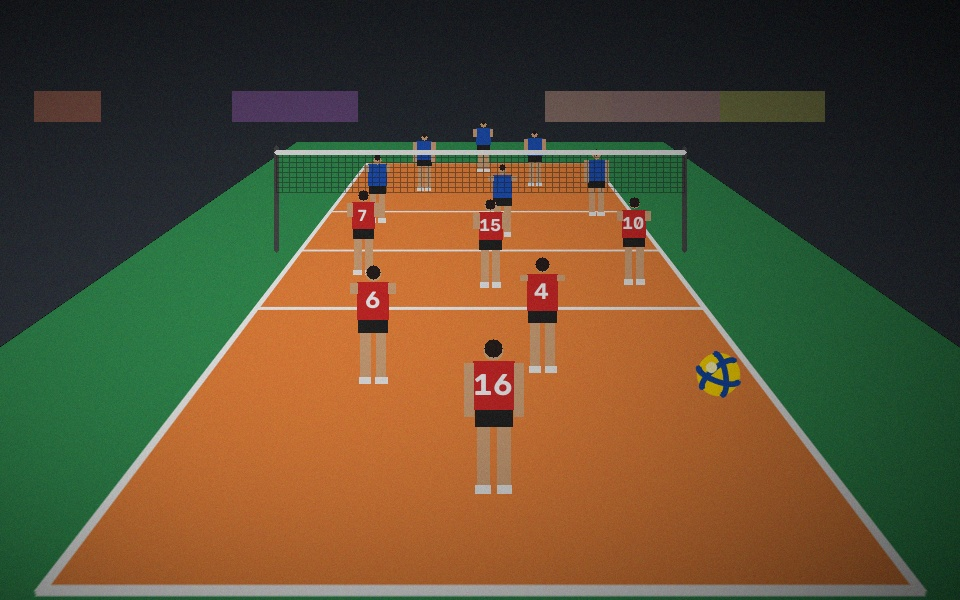
#> input picture data/samples/cancha_sintetica.jpg, 960 x 600 px
$ python -i segmentacion.py   (imports and definitions only)
#> lines starting #> are read from the running program, lines starting #| are printed output that depends on the picture; after the words box and inside, x2 and y2 are one past the last pixel; in counts of white or black regions, pixels touching at a corner belong together
### volleyvision/core/morfologia.py
r"""Morfología matemática.

Opera sobre la **forma** de los objetos en una imagen binaria (o de grises)
usando un elemento estructurante :math:`B` (rectángulo, elipse o cruz).

* **Erosión**: :math:`A \ominus B = \{z \mid B_z \subseteq A\}`. En grises es el
  mínimo del vecindario. Adelgaza objetos y elimina puntos aislados.
* **Dilatación**: :math:`A \oplus B = \{z \mid (\hat B)_z \cap A \neq \emptyset\}`.
  En grises es el máximo del vecindario. Engrosa objetos y rellena huecos.
* **Apertura**: :math:`A \circ B = (A \ominus B) \oplus B`. Elimina objetos más
  pequeños que B (ruido) conservando el tamaño de los grandes.
* **Cierre**: :math:`A \bullet B = (A \oplus B) \ominus B`. Rellena huecos y une
  fragmentos cercanos (p. ej. las franjas del balón).
* **Gradiente morfológico**: :math:`(A \oplus B) - (A \ominus B)`; da el contorno.
* **Top-hat**: :math:`A - (A \circ B)`; resalta detalles claros pequeños (líneas).

Erosión y dilatación son **duales**: :math:`(A \ominus B)^c = A^c \oplus \hat B`.
"""

from __future__ import annotations

import cv2
import numpy as np
from numpy.lib.stride_tricks import sliding_window_view

FORMAS = {"Rectángulo": cv2.MORPH_RECT, "Elipse": cv2.MORPH_ELLIPSE, "Cruz": cv2.MORPH_CROSS}
OPERACIONES = ("Erosión", "Dilatación", "Apertura", "Cierre", "Gradiente", "Top-hat", "Black-hat")


def elemento_estructurante(forma: str = "Elipse", tam: int = 5) -> np.ndarray:
    """Crea el elemento estructurante (``cv2.getStructuringElement``) de tamaño ``tam``×``tam``."""
    tam = max(1, int(tam))
    return cv2.getStructuringElement(FORMAS[forma], (tam, tam))


def erosion(img: np.ndarray, ee: np.ndarray, iteraciones: int = 1) -> np.ndarray:
    return cv2.erode(img, ee, iterations=int(iteraciones))


def dilatacion(img: np.ndarray, ee: np.ndarray, iteraciones: int = 1) -> np.ndarray:
    return cv2.dilate(img, ee, iterations=int(iteraciones))


def apertura(img: np.ndarray, ee: np.ndarray, iteraciones: int = 1) -> np.ndarray:
    return cv2.morphologyEx(img, cv2.MORPH_OPEN, ee, iterations=int(iteraciones))


def cierre(img: np.ndarray, ee: np.ndarray, iteraciones: int = 1) -> np.ndarray:
    return cv2.morphologyEx(img, cv2.MORPH_CLOSE, ee, iterations=int(iteraciones))


def gradiente(img: np.ndarray, ee: np.ndarray) -> np.ndarray:
    return cv2.morphologyEx(img, cv2.MORPH_GRADIENT, ee)


# [39 lines left out: functions aplicar, _vecindarios, erosion_manual, dilatacion_manual, not called in this run]


# --------------------------------------------------------------------------
# Limpieza de máscaras
# --------------------------------------------------------------------------
def eliminar_regiones_pequenas(mascara: np.ndarray, area_min: int) -> np.ndarray:
    """Quita las componentes conexas con menos de ``area_min`` píxeles."""
    n, etiquetas, stats, _ = cv2.connectedComponentsWithStats((mascara > 0).astype(np.uint8), connectivity=8)
    conservar = np.zeros(n, bool)
    conservar[1:] = stats[1:, cv2.CC_STAT_AREA] >= area_min
    return np.where(conservar[etiquetas], 255, 0).astype(np.uint8)


# [8 lines left out: function rellenar_huecos, not called in this run]


def limpiar_mascara(mascara: np.ndarray, tam_apertura: int = 3, tam_cierre: int = 7,
                    forma: str = "Elipse", area_min: int = 0, rellenar: bool = False) -> np.ndarray:
    """Limpieza estándar: apertura (quita ruido) → cierre (une fragmentos) → filtros opcionales."""
    m = (mascara > 0).astype(np.uint8) * 255
    if tam_apertura > 1:
        m = apertura(m, elemento_estructurante(forma, tam_apertura))
    if tam_cierre > 1:
        m = cierre(m, elemento_estructurante(forma, tam_cierre))
    if rellenar:
        m = rellenar_huecos(m)
    if area_min > 0:
        m = eliminar_regiones_pequenas(m, area_min)
    return m


def contar_componentes(mascara: np.ndarray) -> int:
    """Número de componentes conexas (sin contar el fondo)."""
    return cv2.connectedComponents((mascara > 0).astype(np.uint8), connectivity=8)[0] - 1

### volleyvision/core/segmentacion.py
r"""Segmentación clásica: contornos, watershed y k-means.

Segmentar es dividir la imagen en regiones con significado (jugadores, balón,
cancha). Aquí están los métodos clásicos. Los basados en transformers
(SegFormer, SAM) están en :mod:`volleyvision.core.transformers_models` y se
comparan con estos en la UI.

Contornos
---------
``cv2.findContours`` (algoritmo de Suzuki–Abe) recorre la frontera de cada
componente conexa de una máscara binaria y la devuelve como una lista de puntos.

Watershed con transformada de distancia
---------------------------------------
Cuando dos jugadores se tocan, su máscara forma una sola mancha. La
**transformada de distancia** :math:`D(p) = \min_{q \notin A} \lVert p - q \rVert`
tiene un máximo en el centro de cada cuerpo; esos máximos son los *marcadores*.
Watershed trata la imagen como un relieve topográfico y "inunda" desde los
marcadores; donde se encuentran dos cuencas se trazan las fronteras (−1).

K-means en color
----------------
Agrupa los píxeles en :math:`k` colores minimizando

.. math::

    J = \sum_{j=1}^{k} \sum_{x_i \in C_j} \lVert x_i - \mu_j \rVert^2

alternando asignación al centro más cercano y recálculo de centros (Lloyd).
En Lab, la distancia euclidiana se parece más a la diferencia de color
percibida que en RGB. En una toma de voleibol los grupos más grandes son el
fondo (cancha, zona libre, gradas) y los pequeños son los jugadores y el balón.
"""

from __future__ import annotations

import cv2
import numpy as np

from volleyvision.core import morfologia as mo

ESPACIOS_KMEANS = {"Lab": (cv2.COLOR_BGR2LAB, cv2.COLOR_LAB2BGR), "HSV": (cv2.COLOR_BGR2HSV, cv2.COLOR_HSV2BGR),
                   "BGR": (None, None)}


# --------------------------------------------------------------------------
# Contornos
# --------------------------------------------------------------------------
def encontrar_contornos(mascara: np.ndarray, area_min: float = 0, solo_externos: bool = True) -> list[np.ndarray]:
    """Contornos de una máscara binaria con área ≥ ``area_min``, de mayor a menor."""
    modo = cv2.RETR_EXTERNAL if solo_externos else cv2.RETR_LIST
    contornos, _ = cv2.findContours((mascara > 0).astype(np.uint8), modo, cv2.CHAIN_APPROX_SIMPLE)
    contornos = [c for c in contornos if cv2.contourArea(c) >= area_min]
    return sorted(contornos, key=cv2.contourArea, reverse=True)


# [9 lines left out: function dibujar_contornos, not called in this run]


def etiquetas_desde_contornos(forma, contornos) -> np.ndarray:
    """Imagen de etiquetas (1..N) rellenando cada contorno."""
    etiquetas = np.zeros(forma[:2], np.int32)
    for i, c in enumerate(contornos, start=1):
        cv2.drawContours(etiquetas, [c], -1, i, -1)
    return etiquetas


# --------------------------------------------------------------------------
# Watershed
# --------------------------------------------------------------------------
# [34 lines left out: function watershed_distancia, not called in this run]


# --------------------------------------------------------------------------
# K-means
# --------------------------------------------------------------------------
def kmeans_color(img: np.ndarray, k: int = 6, espacio: str = "Lab", intentos: int = 3,
                 max_lado: int = 320, semilla: int = 0) -> dict:
    """Cuantiza la imagen en ``k`` colores con ``cv2.kmeans``.

    El entrenamiento se hace sobre una versión reducida (``max_lado``) para que sea
    rápido en CPU; luego cada píxel de la imagen completa se asigna al centro más cercano.

    Returns:
        ``etiquetas`` (H×W), ``centros_bgr`` (k×3), ``cuantizada`` (imagen) y
        ``proporciones`` (fracción del área de cada grupo).
    """
    ida, vuelta = ESPACIOS_KMEANS[espacio]
    conv = cv2.cvtColor(img, ida) if ida is not None else img
    h, w = img.shape[:2]
    esc = min(1.0, max_lado / max(h, w))
    peq = cv2.resize(conv, (max(1, int(w * esc)), max(1, int(h * esc))), interpolation=cv2.INTER_AREA)
    datos = peq.reshape(-1, 3).astype(np.float32)
    cv2.setRNGSeed(semilla)
    criterio = (cv2.TERM_CRITERIA_EPS + cv2.TERM_CRITERIA_MAX_ITER, 30, 0.5)
    _, _, centros = cv2.kmeans(datos, int(k), None, criterio, int(intentos), cv2.KMEANS_PP_CENTERS)
    todos = conv.reshape(-1, 3).astype(np.float32)
    d = ((todos[:, None, :] - centros[None, :, :]) ** 2).sum(-1)
    etiquetas = d.argmin(1).reshape(h, w)
    centros_u8 = np.clip(centros, 0, 255).astype(np.uint8)
    centros_bgr = cv2.cvtColor(centros_u8[None], vuelta)[0] if vuelta is not None else centros_u8
    cuantizada = centros_bgr[etiquetas]
    proporciones = np.bincount(etiquetas.ravel(), minlength=int(k)) / etiquetas.size
    return {"etiquetas": etiquetas, "centros_bgr": centros_bgr, "cuantizada": cuantizada,
            "proporciones": proporciones}


def mascara_primer_plano_kmeans(img: np.ndarray, k: int = 4, frac_fondo: float = 0.08,
                                peso_luminancia: float = 0.5) -> tuple[np.ndarray, dict]:
    """Sustracción de fondo por modelo de color.

    1. k-means en Lab encuentra los colores dominantes; los grupos con al menos
       ``frac_fondo`` del área se toman como **fondo** (piso, zona libre, gradas).
    2. Para cada píxel se calcula la distancia de color al centro de fondo más
       cercano, dando menos peso a L (``peso_luminancia``) para tolerar sombras.
    3. Otsu sobre ese mapa de distancias separa fondo y primer plano.

    Returns:
        (máscara de primer plano, dict de k-means + ``distancia`` uint8 + ``T_otsu``).
    """
    km = kmeans_color(img, k, "Lab")
    lab = cv2.cvtColor(img, cv2.COLOR_BGR2LAB).astype(np.float32)
    centros_lab = cv2.cvtColor(km["centros_bgr"][None], cv2.COLOR_BGR2LAB)[0].astype(np.float32)
    fondo = centros_lab[km["proporciones"] >= frac_fondo]
    if len(fondo) == 0:
        fondo = centros_lab[[int(np.argmax(km["proporciones"]))]]
    w = np.array([peso_luminancia, 1.0, 1.0], np.float32)
    d = np.sqrt((((lab[:, :, None, :] - fondo[None, None]) * w) ** 2).sum(-1)).min(-1)
    d8 = np.clip(d * 2, 0, 255).astype(np.uint8)
    T, mascara = cv2.threshold(d8, 0, 255, cv2.THRESH_BINARY + cv2.THRESH_OTSU)
    km.update({"distancia": d8, "T_otsu": int(T), "es_fondo": km["proporciones"] >= frac_fondo})
    return mascara, km


def mascara_lineas_blancas(img: np.ndarray, s_max: int = 70, v_min: int = 150) -> np.ndarray:
    """Píxeles blancos (poca saturación, mucho brillo): líneas de la cancha y red.

    Los umbrales son algo holgados porque la compresión JPG y el filtro bilateral tiñen las líneas con el
    naranja del piso; si una línea queda en la máscara, el cierre vertical la une a los jugadores.
    """
    hsv = cv2.cvtColor(img, cv2.COLOR_BGR2HSV)
    return ((hsv[..., 1] <= s_max) & (hsv[..., 2] >= v_min)).astype(np.uint8) * 255


# --------------------------------------------------------------------------
# Jugadores (pipeline clásico)
# --------------------------------------------------------------------------
def segmentar_jugadores_clasico(img: np.ndarray, k: int = 6, frac_fondo: float = 0.08,
                                tam_apertura: int = 3, tam_cierre: int = 9, area_min: int = 150,
                                relacion_min: float = 1.3, usar_watershed: bool = False,
                                quitar_lineas: bool = True,
                                mascara_excluir: np.ndarray | None = None) -> dict:
    """Detecta jugadores sin aprendizaje:
    modelo de fondo con k-means + Otsu → quitar líneas blancas → morfología →
    (watershed) → contornos.

    Se conservan las regiones "altas" (alto/ancho ≥ ``relacion_min``), como una persona de pie.

    Args:
        mascara_excluir: píxeles a descartar (p. ej. la máscara del balón).

    Returns:
        ``mascara`` limpia, ``mascara_cruda``, ``regiones`` (lista con ``caja``,
        ``contorno``, ``area``) y ``kmeans``.
    """
    cruda, km = mascara_primer_plano_kmeans(img, k, frac_fondo)
    if quitar_lineas:
        cruda[mascara_lineas_blancas(img) > 0] = 0
    if mascara_excluir is not None:
        cruda[mascara_excluir > 0] = 0
    # Apertura: quita ruido. Cierre vertical: une camiseta, pantaloneta y piernas
    # (una persona de pie es alargada en vertical). Cierre elíptico: rellena huecos.
    limpia = mo.apertura(cruda, mo.elemento_estructurante("Elipse", tam_apertura)) if tam_apertura > 1 else cruda
    ee_vertical = cv2.getStructuringElement(cv2.MORPH_RECT, (3, 2 * tam_cierre + 1))
    limpia = mo.cierre(limpia, ee_vertical)
    limpia = mo.limpiar_mascara(limpia, 0, max(3, tam_cierre // 2), "Elipse", area_min=area_min)
    if usar_watershed:
        ws = watershed_distancia(img, limpia, 0.6)
        etiquetas = ws["etiquetas"]
        ids = [i for i in np.unique(etiquetas) if i > 1]
        mascaras = [(etiquetas == i).astype(np.uint8) * 255 for i in ids]
    else:
        mascaras = [etiquetas_desde_contornos(img.shape, [c]) > 0 for c in encontrar_contornos(limpia, area_min)]
        mascaras = [m.astype(np.uint8) * 255 for m in mascaras]
    regiones = []
    for m in mascaras:
        cs = encontrar_contornos(m, area_min)
        if not cs:
            continue
        c = cs[0]
        x, y, w, h = cv2.boundingRect(c)
        if h / max(w, 1) >= relacion_min:
            regiones.append({"caja": (x, y, x + w, y + h), "contorno": c, "area": float(cv2.contourArea(c))})
    return {"mascara": limpia, "mascara_cruda": cruda, "regiones": regiones, "kmeans": km}


# --------------------------------------------------------------------------
# Métricas de comparación
# --------------------------------------------------------------------------
# [36 lines left out: functions iou_mascaras, iou_cajas, emparejar_cajas, not called in this run]

>>> import cv2
>>> picture = cv2.imread('../../data/samples/cancha_sintetica.jpg')
#> picture is the input picture: shape (600, 960, 3); mean B, G, R 50.8, 78.4, 92.6
>>> result = segmentar_jugadores_clasico(picture)
#> in kmeans_color, `_, _, centros = cv2.kmeans(datos, int(k), None, criterio, int(intentos..`: centros = [[28.94, 128.6, 123.7], [137.7, 155.7, 172.7], [77.14, 108.5, 141.5], [166, 131.1, 138.3], [109.8, 152.5, 164.6], [107.2, 95.05, 147.6]]
#> in kmeans_color, `centros_u8 = np.clip(centros, 0, 255).astype(np.uint8)`: centros_u8 = [[28, 128, 123], [137, 155, 172], [77, 108, 141], [166, 131, 138], [109, 152, 164], [107, 95, 147]]
#> in kmeans_color, `centros_bgr = cv2.cvtColor(centros_u8[None], vuelta)[0] if vuelta is n..`: centros_bgr = [[36, 30, 26], [52, 108, 188], [50, 79, 43], [140, 156, 171], [41, 84, 150], [66, 112, 42]]
#> in kmeans_color, `proporciones = np.bincount(etiquetas.ravel(), minlength=int(k)) / etiq..`: proporciones = [0.333, 0.234, 0.112, 0.0478, 0.135, 0.139]
#> in mascara_primer_plano_kmeans, `km = kmeans_color(img, k, "Lab")`: km = 4 items
#> in mascara_primer_plano_kmeans, `lab = cv2.cvtColor(img, cv2.COLOR_BGR2LAB).astype(np.float32)`:
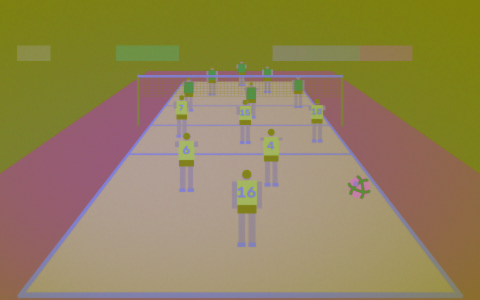
#> lab: shape (600, 960, 3) float32 (shown at 1/2 size); mean B, G, R 88.2, 131.4, 146.7
#> in mascara_primer_plano_kmeans, `centros_lab = cv2.cvtColor(km["centros_bgr"][None], cv2.COLOR_BGR2LAB)..`: centros_lab has the same summary as centros_u8 in kmeans_color
#> in mascara_primer_plano_kmeans, `fondo = centros_lab[km["proporciones"] >= frac_fondo]`: fondo = [[28, 128, 123], [137, 155, 172], [77, 108, 141], [109, 152, 164], [107, 95, 147]]
#> in mascara_primer_plano_kmeans, `T, mascara = cv2.threshold(d8, 0, 255, cv2.THRESH_BINARY + cv2.THRESH_..`:
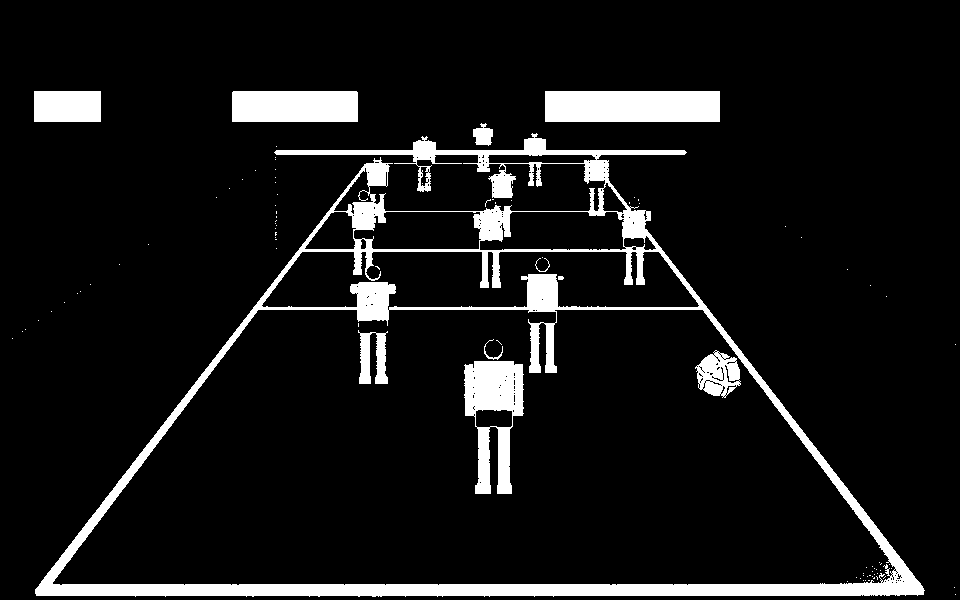
#> mascara: shape (600, 960); 9% white; 91 white regions (80 under 20 px), largest, box (x1, y1, x2, y2) and area: (35, 133, 925, 597) 32923, (545, 91, 720, 122) 5425, (464, 361, 524, 494) 4592
#> in mascara_primer_plano_kmeans, `T, mascara = cv2.threshold(d8, 0, 255, cv2.THRESH_BINARY + cv2.THRESH_..`: T = 42
#> in segmentar_jugadores_clasico, `cruda, km = mascara_primer_plano_kmeans(img, k, frac_fondo)`: km = 7 items
#> in eliminar_regiones_pequenas, `n, etiquetas, stats, _ = cv2.connectedComponentsWithStats((mascara > 0..`: n = 18; stats = 18 rows, first 6: [0, 0, 960, 600, 536763], [35, 92, 67, 31, 2070], [233, 92, 126, 31, 3899], [546, 92, 175, 31, 5420], [474, 124, 20, 45, 602], [525, 135, 22, 49, 670]
#> in encontrar_contornos, `contornos, _ = cv2.findContours((mascara > 0).astype(np.uint8), modo, ..`: contornos = 15 contours; largest, box (x1, y1, x2, y2) and area: (600, 448, 926, 600) 6174, (546, 92, 721, 123) 5216, (347, 161, 397, 378) 4778, (465, 355, 525, 486) 4645, (233, 92, 359, 123) 3745
#> the loop in etiquetas_desde_contornos, `for i, c in enumerate(contornos, start=1):` made 1 pass
#> i on pass 1: 1
#> the loop in etiquetas_desde_contornos (call 2), `for i, c in enumerate(contornos, start=1):` made 1 pass
#> the loop in etiquetas_desde_contornos (call 13), `for i, c in enumerate(contornos, start=1):` made 1 pass
#> after the loop in etiquetas_desde_contornos (call 13), `for i, c in enumerate(contornos, start=1):`:
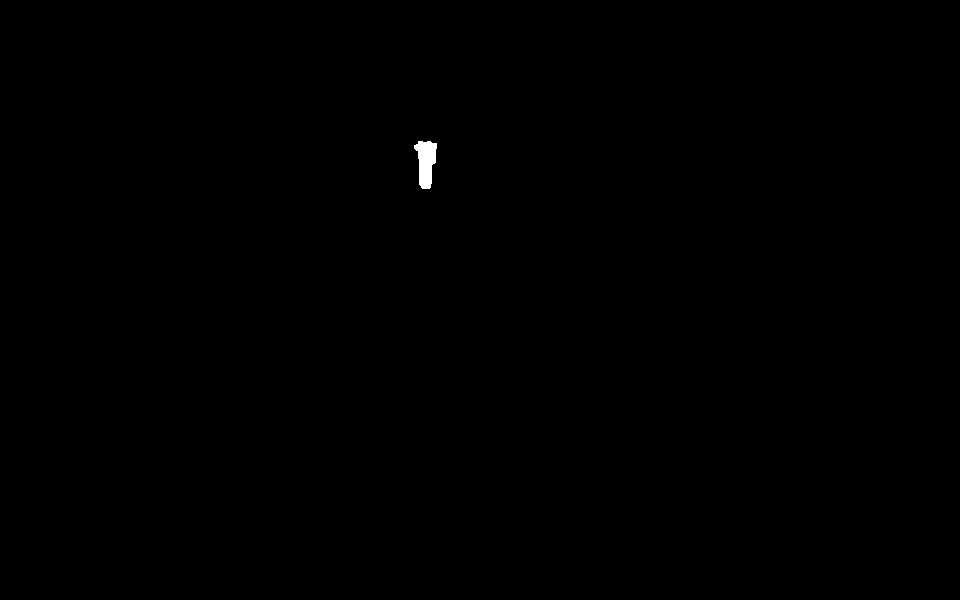
#> etiquetas: shape (600, 960) int32; values 0 (black) and 1 (white), 0.13% white; 1 white region, box (x1, y1, x2, y2) and area: (414, 141, 437, 189) 736
#> the loop in etiquetas_desde_contornos (call 14), `for i, c in enumerate(contornos, start=1):` made 1 pass
#> after the loop in etiquetas_desde_contornos (call 14), `for i, c in enumerate(contornos, start=1):`:
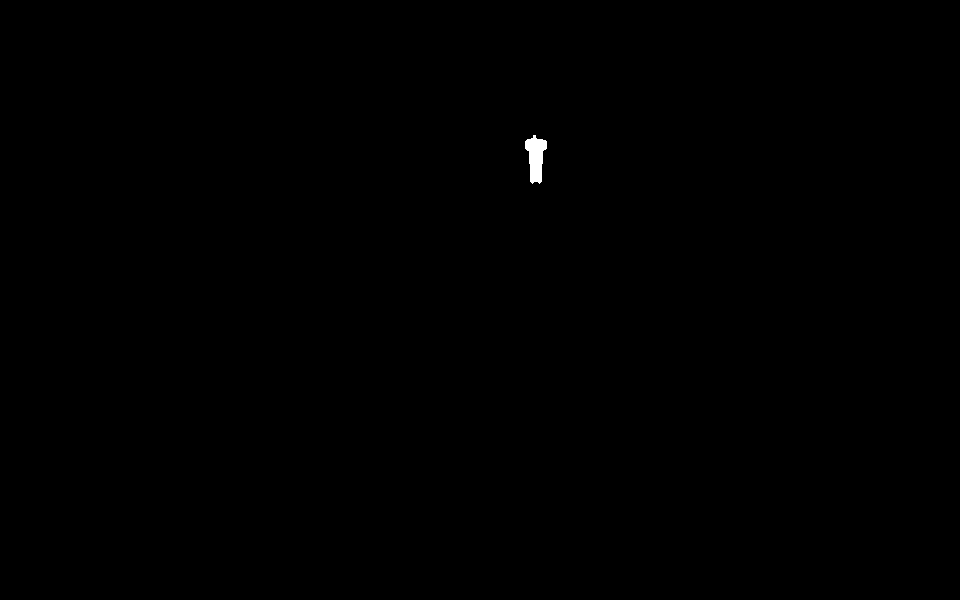
#> etiquetas: shape (600, 960) int32; values 0 (black) and 1 (white), 0.12% white; 1 white region, box (x1, y1, x2, y2) and area: (525, 135, 547, 184) 670
#> the loop in etiquetas_desde_contornos (call 15), `for i, c in enumerate(contornos, start=1):` made 1 pass
#> after the loop in etiquetas_desde_contornos (call 15), `for i, c in enumerate(contornos, start=1):`:
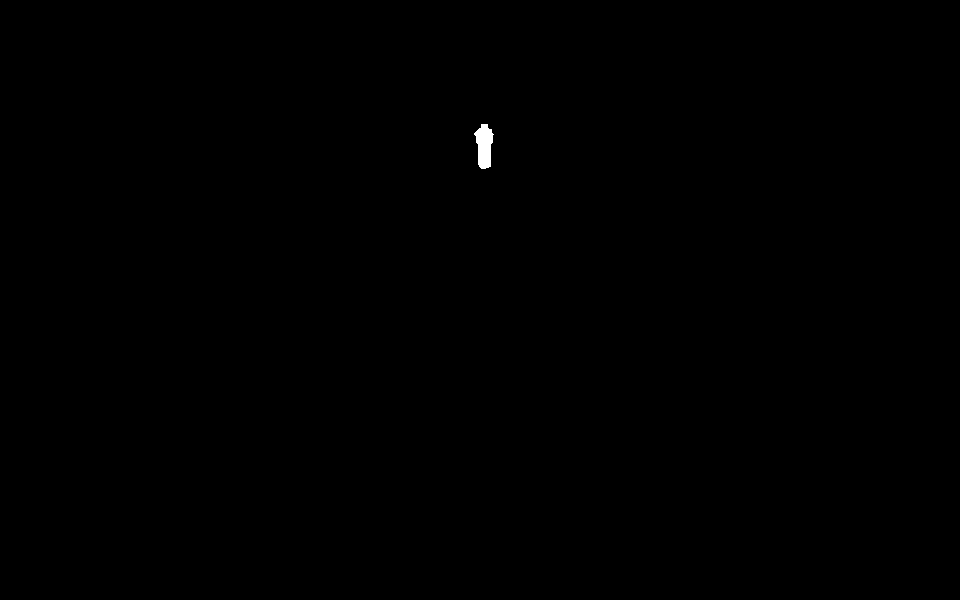
#> etiquetas: shape (600, 960) int32; values 0 (black) and 1 (white), 0.1% white; 1 white region, box (x1, y1, x2, y2) and area: (474, 124, 494, 169) 602
#> in segmentar_jugadores_clasico, `mascaras = [etiquetas_desde_contornos(img.shape, [c]) > 0 for c in enc..`: mascaras = 15 items
#> the loop in segmentar_jugadores_clasico, `for m in mascaras:` made 15 passes
#> (x, y, w, h) on passes 1 to 4: (600, 448, 326, 152), (546, 92, 175, 31), (347, 161, 50, 217), (465, 355, 60, 131)
#> after the loop in segmentar_jugadores_clasico, `for m in mascaras:`: regiones = 9 items
#> result = 4 items
